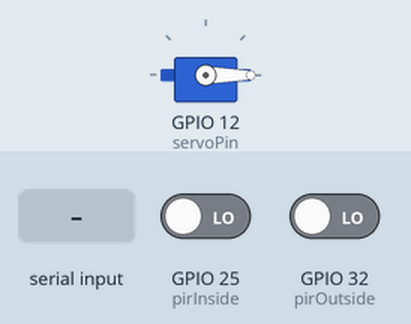
Bench run of a sketch on a simulated ESP32. Parts: servo. Inputs (shaded band) come from the test bench; at power-on: GPIO 25 (pirInside) LOW, GPIO 32 (pirOutside) LOW. No MQTT or app messages arrive unless stated; what the sketch prints to the serial monitor is not drawn.

Above: at 4.2 s.
4.3 s: GPIO 25 (pirInside) driven HIGH
At 5.5 s:
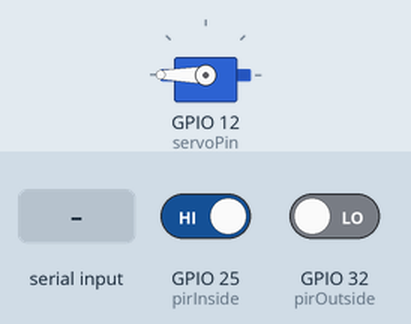
5.8 s: GPIO 25 (pirInside) driven LOW
8.8 s: GPIO 32 (pirOutside) driven HIGH
10.3 s: GPIO 32 (pirOutside) driven LOW
13.3 s: "OPEN DOOR\n" received over Serial
At 17.2 s:
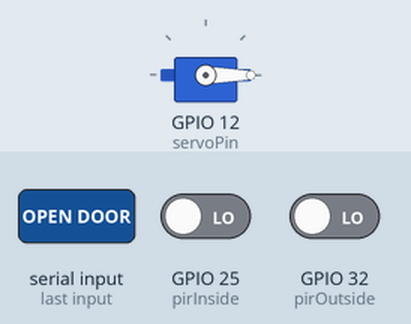
Timing chart, 0 to 17.8 s (numbered marks = the images above; inputs shaded):
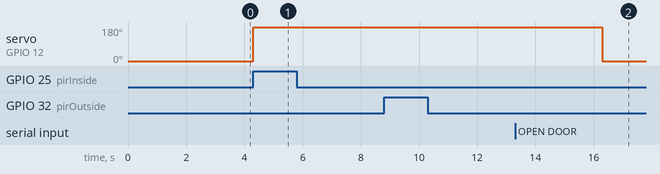

Measured:
- after the input at 4.3 s, servo on GPIO 12 (servoPin): 0° → 180° at once
- after the input at 13.3 s, servo on GPIO 12 (servoPin): 180° → 0° after 3.0 s

The sketch:

CP06.ino
```cpp
// Incluimos la librería para Servo
#include <ESP32Servo.h>
#include <ArduinoJson.h>    // Lib to format JSON Document
#include "EspMQTTClient.h"  // Lib to comunicate MQTT from ESP

#define servoPin 12
#define pirOutside 32
#define pirInside 25

char myJson[300];

String mqttTopic = "doorWatch";


bool isDoorOpen = false;
long closeDoorIn;
int doorStandOpenFor = 3000;

int PIR_OUTSIDE = 1;
int PIR_INSIDE = 2;
int COMPUTER_INPUT = 3;

int SERVO_OPEN_ANGLE = 180;
int SERVO_CLOSE_ANGLE = 0;


Servo servo;  // Instanciando a classe Servo

//MQTT and WiFi configuration
EspMQTTClient client(
  "G's Galaxy S20+",          //nome da sua rede Wi-Fi
  "SeiLa321",     //senha da sua rede Wi-Fi
  "mqtt.tago.io",  //Endereço do servidor MQTT
  "Default",       //User é sempre default pois vamos usar token
  "bbf7c327-8250-4ee2-acfa-2b897d31e86f",         // Código do Token
  "esp32",         //Nome do device
  1883             //Porta de comunicação padrao
);

void connectToWifi() {
  Serial.println("Conectando WiFi");
  while (!client.isWifiConnected()) {
    Serial.print('.');
    client.loop();
    delay(1000);
  }
  Serial.println("Conectado!");
}

void connectToTago() {
  Serial.println("Conectando com o broker MQTT");
  while (!client.isMqttConnected()) {
    Serial.print('.');
    client.loop();
    delay(1000);
  }
  Serial.println("Conectado!");
}

void setup() {
  Serial.begin(9600);

  pinMode(pirOutside, INPUT);
  pinMode(pirInside, INPUT);

  servo.attach(servoPin);
  servo.write(SERVO_CLOSE_ANGLE);

  connectToWifi();
  connectToTago();
}
// This function is called once everything is connected (Wifi and MQTT)
// WARNING : YOU MUST IMPLEMENT IT IF YOU USE EspMQTTClient
void onConnectionEstablished() {}

void loop() {
  client.loop();
  const long now = millis();
  if (isDoorOpen && now >= closeDoorIn) {
    closeDoor();
  }

  if (Serial.available()) {
    String inputString = Serial.readStringUntil('\n');
    if (inputString == "OPEN DOOR") {
      openDoor(COMPUTER_INPUT);
    }
  }

  int pirOutsideValue = digitalRead(pirOutside);
  int pirInsideValue = digitalRead(pirInside);

  if (pirOutsideValue == HIGH) {
    openDoor(PIR_OUTSIDE);
  }
  if (pirInsideValue == HIGH) {
    openDoor(PIR_INSIDE);
  }
}

void incrementDoorTime() {
  closeDoorIn = millis() + doorStandOpenFor;
}

void openDoor(int openedBy) {
  if (isDoorOpen) {
    incrementDoorTime();
  } else {
    isDoorOpen = true;
    servo.write(SERVO_OPEN_ANGLE);
    StaticJsonDocument<300> documentoJson;

    documentoJson["variable"] = "DoorIsOpen";
    documentoJson["value"] = true,
    serializeJson(documentoJson, myJson);
    client.publish(mqttTopic, myJson);

    if (openedBy == PIR_OUTSIDE) {
      Serial.println("The door was opened by the outside sensor");
      StaticJsonDocument<300> documentoJsonOut;

      documentoJsonOut["variable"] = "OpenedBy";
      documentoJsonOut["value"] = "OUTSIDE",
      serializeJson(documentoJsonOut, myJson);
      client.publish(mqttTopic, myJson);

    } else if (openedBy == PIR_INSIDE) {
      Serial.println("The door was opened by the inside sensor");
      StaticJsonDocument<300> documentoJsonIn;

      documentoJsonIn["variable"] = "OpenedBy";
      documentoJsonIn["value"] = "INSIDE",
      serializeJson(documentoJsonIn, myJson);
      client.publish(mqttTopic, myJson);
    } else if (openedBy == COMPUTER_INPUT) {
      Serial.println("The door was opened by the computer input");
      StaticJsonDocument<300> documentoJsonComp;

      documentoJsonComp["variable"] = "OpenedBy";
      documentoJsonComp["value"] = "COMPUTER INPUT",
      serializeJson(documentoJsonComp, myJson);
      client.publish(mqttTopic, myJson);
    }
    incrementDoorTime();
    // Send that door is open
  }
}

void closeDoor() {
  isDoorOpen = false;
  servo.write(SERVO_CLOSE_ANGLE);
  Serial.println("The door was closed");
  StaticJsonDocument<300> documentoJson;

  documentoJson["variable"] = "DoorIsOpen";
  documentoJson["value"] = false,
  serializeJson(documentoJson, myJson);
  client.publish(mqttTopic, myJson);

  // Send that door is closed
}
```
